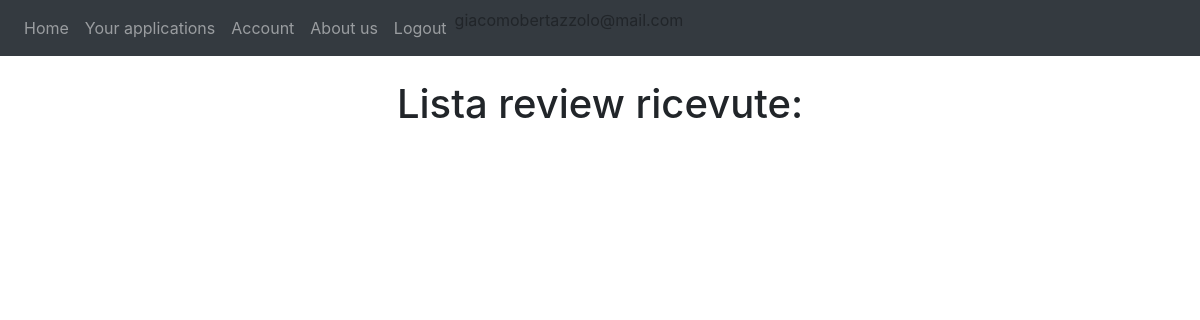
The page /personalreviews (signed in) on the database as committed earlier.
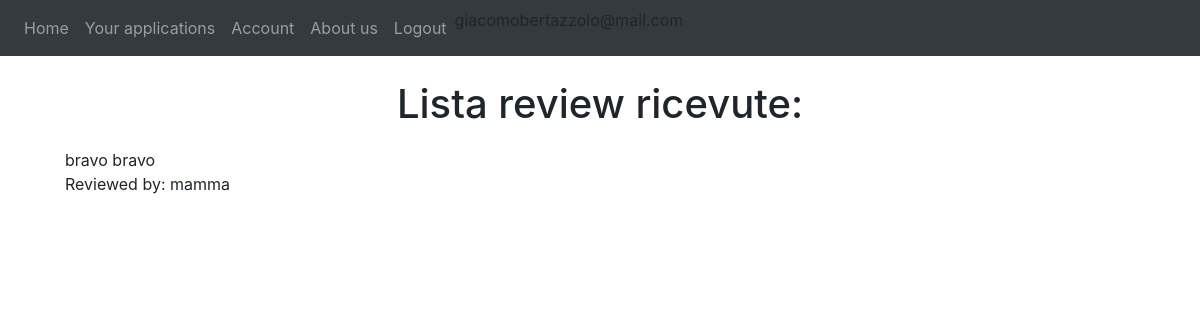
The same page on the database as committed later.
### website/models.py (models this page shows)
class Review(db.Model, UserMixin):
    id = db.Column(db.Integer, primary_key=True)
    title = db.Column(db.String(150))
    text = db.Column(db.String(150))
    date = db.Column(db.DateTime(timezone=True), default=func.now)
    id_reviewer = db.Column(db.Integer, db.ForeignKey('user.id'))
    id_reviewed = db.Column(db.Integer, db.ForeignKey('user.id'))
    task_id = db.Column(db.Integer, db.ForeignKey('offer.id'))

class User(db.Model, UserMixin):
    id = db.Column(db.Integer, primary_key=True)
    email = db.Column(db.String(150), unique=True)
    password = db.Column(db.String(150))
    first_name = db.Column(db.String(150))
    surname = db.Column(db.String(150))
    type = db.Column(db.String(20))
    recensionipostate = db.relationship('Review', foreign_keys='Review.id_reviewer',
                                        backref='author')
    recensioniricevute = db.relationship('Review', foreign_keys='Review.id_reviewed',
                                         backref='ricevitore')
    __mapper_args__ = {
        'polymorphic_on': type,
        'polymorphic_identity': 'user',
    }

### website/views.py (the view)
@views.route('/personalreviews')
def personalreviews():
    return render_template("User/personalreviews.html", user=current_user)

### website/__init__.py (called while the page is built)
def create_app():
    app = Flask(__name__)
    app.config['SECRET_KEY'] = 'atrebunfigoassurdo'
    app.config['SQLALCHEMY_DATABASE_URI'] = 'sqlite:///'+ DB_NAME
    db.init_app(app)
    from .views import views  # We imported the name of the blueprint
    from .auth import auth
    app.register_blueprint(views, url_prefix="/")  # Stiamo dicendo come sono definite le pagine e dove sono
    app.register_blueprint(auth, url_prefix="/")
    from .models import User, Offer, Adult, Student
    create_database(app)
    login_manager = LoginManager()
    login_manager.login_view = 'auth.login'  # dove vogliamo mandare l'user se non loggato
    login_manager.init_app(app)
    @login_manager.user_loader
    def load_user(id):
        return User.query.get(int(id))
    return app

### website/templates/User/personalreviews.html
{% extends "base.html" %} {% block title %}Lista Review{% endblock %} {% block content%}
    <br />
    <h1 align="center">Lista review ricevute: </h1>
<ul class="list-group list-group-flush" id="offers">
  <li class="list-group-item">
      <div>
        {% for recens in user.recensioniricevute %}
            {{ recens.title }} {{ recens.text }}
            <br/>
            Reviewed by:
            {{ recens.author.first_name }}
            </div>
          {% endfor %}
  </li></ul>
{% endblock %}

Rows that differ between the two databases and show on the page:
added Review: title "bravo", text "bravo", author.first_name "mamma"
